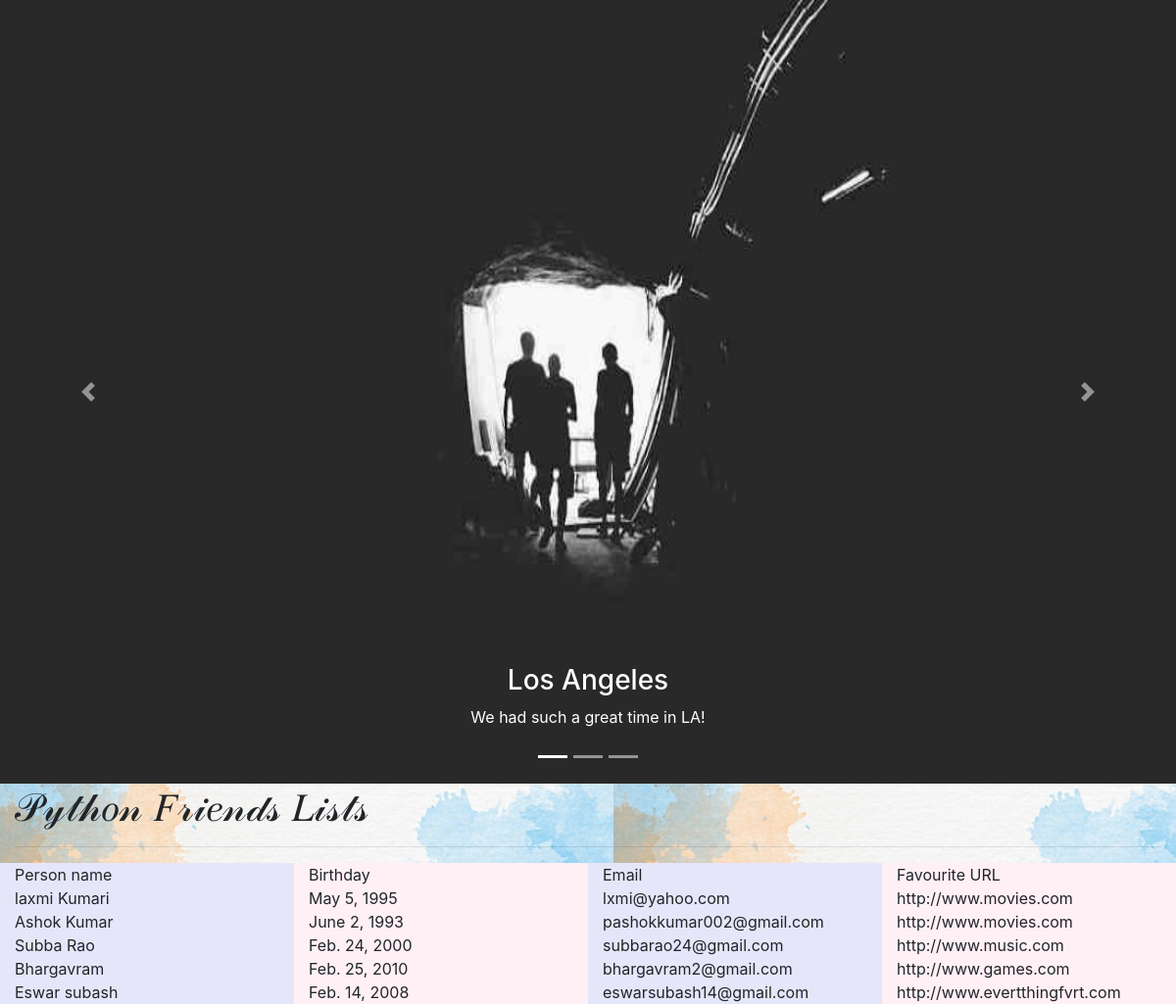
The page / on the database its author committed.
### friends/models.py (models this page shows, shortened)
class Person(models.Model):
    name = models.CharField(max_length=50)
    gender = models.CharField(max_length=1, null=True, blank=True, choices=gender_list)
    birthday = models.DateField(default=date.today)
    email = models.EmailField(max_length=70, null=True, blank=True, unique=True)
    favouriteURL = models.URLField(blank=True)
    desc = models.TextField(max_length=500, blank=True)
    photo = models.FileField(blank=True)

### friends/views.py (the view)
# urls.py: path('', index),
def index(request):
    pList = get_list_or_404(Person)
    return render(request, 'person_index.html', {'pList': pList})

### friends/templates/person_index.html (shortened to what this page needs)
{% extends "base2.html" %}
{% block content %}
{% for person in pList %}
<div class="col-sm-3" style="background-color:lavender;">{{person.name}}</div>
<div class="col-sm-3" style="background-color:lavenderblush;">{{person.birthday}}</div>
<div class="col-sm-3" style="background-color:lavender;">{{person.email}}</div>
<div class="col-sm-3" style="background-color:lavenderblush;">{{person.favouriteURL}}</div>
{% endfor %}
{% endblock %}

### friends/templates/base2.html (shortened to what this page needs)
{% load static %}
<link rel="stylesheet" type="text/css" href="{% static 'css/style.css' %}"/>
<html>
<head>
<!DOCTYPE html>
<html lang="en">
<head>
  <link rel="stylesheet" href="https://maxcdn.bootstrapcdn.com/bootstrap/4.5.2/css/bootstrap.min.css">
</head>
<body style= background-image:url("/media/bg2.jpg")>
<div id="demo" class="carousel slide" data-ride="carousel">
  <ul class="carousel-indicators">
    <li data-target="#demo" data-slide-to="0" class="active"></li>
    <li data-target="#demo" data-slide-to="1"></li>
    <li data-target="#demo" data-slide-to="2"></li>
  </ul>
  <div class="carousel-inner">
    <div class="carousel-item active">
      <img src="/media/la.jpg" alt="Los Angeles" width="1100" height="500">
      <div class="carousel-caption">
        <h3>Los Angeles</h3>
        <p>We had such a great time in LA!</p>
      </div>
    </div>
  </div>
  <a class="carousel-control-prev" href="#demo" data-slide="prev">
    <span class="carousel-control-prev-icon"></span>
  </a>
  <a class="carousel-control-next" href="#demo" data-slide="next">
    <span class="carousel-control-next-icon"></span>
  </a>
</div>
</body>
</html>
<div class="container-fluid">
<h1>𝒫𝓎𝓉𝒽𝑜𝓃 𝐹𝓇𝒾𝑒𝓃𝒹𝓈 𝐿𝒾𝓈𝓉𝓈</h1>
<hr>
<div class="row">
  <div class="col-sm-3" style="background-color:lavender;">Person name</div>
  <div class="col-sm-3" style="background-color:lavenderblush;">Birthday</div>
  <div class="col-sm-3" style="background-color:lavender;">Email</div>
  <div class="col-sm-3" style="background-color:lavenderblush;">Favourite URL</div>
</div>
<div class="row">
    {% block content %}{% endblock %}
</div>
</body>
</html>

### static/css/style.css (style rules this page uses)
body { background: darkviolet; }

### friends/templates/base2.html (style rules this page uses)
.carousel-inner img { width: 100%; height: 100%; }

### rows shown on the page
Person: name "laxmi Kumari", birthday "May 5, 1995", email "lxmi@yahoo.com", favouriteURL "http://www.movies.com"
Person: name "Ashok Kumar", birthday "June 2, 1993", email "pashokkumar002@gmail.com", favouriteURL "http://www.movies.com"
Person: name "Subba Rao", birthday "Feb. 24, 2000", email "subbarao24@gmail.com", favouriteURL "http://www.music.com"
Person: name "Bhargavram", birthday "Feb. 25, 2010", email "bhargavram2@gmail.com", favouriteURL "http://www.games.com"
Person: name "Eswar subash", birthday "Feb. 14, 2008", email "eswarsubash14@gmail.com", favouriteURL "http://www.evertthingfvrt.com"
